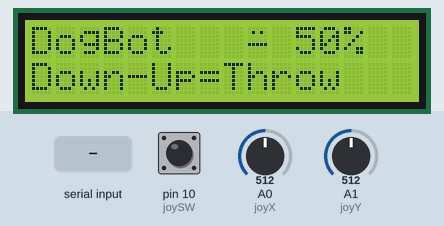
Recording of a sketch running on a simulated Arduino Uno, built with avr-gcc and run on an emulated ATmega328P. Parts: 16×2 character LCD. The test bench sets the inputs (shaded band); at power-on: A1 (joyY) = 512, pin 10 (joySW) HIGH, A0 (joyX) = 512. The local clock reads 2024-03-15 10:24:30 at power-on unless the sketch sets it; random numbers use the default seed unless the sketch sets one; what the sketch prints to the serial monitor is not drawn.

Above: at 1.9 s.
2.0 s: A1 (joyY) set to 716
At 4.5 s:
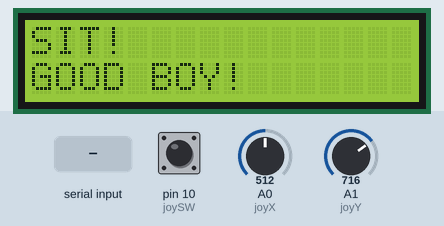
5.0 s: "MSG:\n" received over Serial
At 5.9 s:
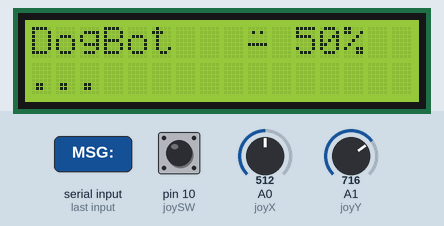
6.5 s: "MSG: 45\n" received over Serial
At 7.0 s:
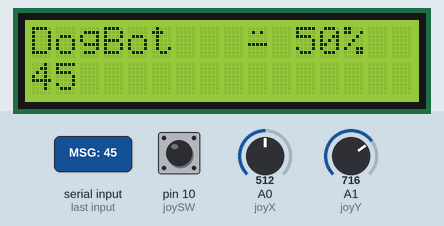
Timing chart, 0 to 9.5 s (numbered marks = the images above; inputs shaded):
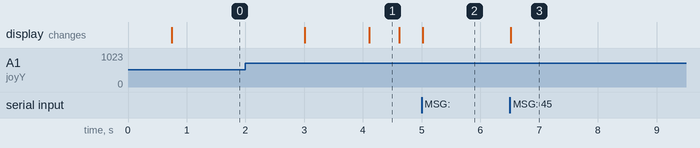

The sketch:

pet_robot_proj.ino
```cpp
#include <LiquidCrystal.h>
#include <ThreeWire.h>
#include <RtcDS1302.h>
#include <math.h>

/* ================= HARDWARE CONFIGURATION ================= */
LiquidCrystal lcd(5, 4, 3, 2, 11, 12);

const int joyX = A0;
const int joyY = A1;
const int joySW = 10;

// DS1302 RTC: CE=D6, IO=D7, SCLK=D8
const int DS_CE = 6;
const int DS_IO = 7;
const int DS_SCLK = 8;
ThreeWire myWire(DS_IO, DS_SCLK, DS_CE);
RtcDS1302<ThreeWire> rtc(myWire);

/* ================= CUSTOM CHARACTERS (EMOTIONS) ================= */
byte faceHappy[8]   = {B00000, B01010, B00000, B00000, B10001, B01110, B00000, B00000};
byte faceNeutral[8] = {B00000, B01010, B00000, B00000, B11111, B00000, B00000, B00000};
byte faceSad[8]     = {B00000, B01010, B00000, B00000, B01110, B10001, B00000, B00000};
byte faceSleep[8]   = {B00000, B00000, B00111, B00010, B00111, B00000, B00000, B00000};

/* ================= DOG STATE ================= */
String dogName = "DogBot";
int emotion = 1;  // 0=happy, 1=neutral, 2=sad, 3=sleep
int bond = 50;    // 0–100

/* ================= SLEEP SCHEDULE ================= */
bool isSleepTime = false;

bool inNightSleep(int h) {
  return (h >= 22 || h < 7);
}

bool inDayNap(int h) {
  return (h >= 13 && h < 15);
}

/* ================= MESSAGE PAGING ================= */
const int MAX_MSG_LEN = 160;
const int MAX_CHUNKS = 16;
String chunks[MAX_CHUNKS];
int chunkCount = 1;
int currentChunk = 0;

unsigned long lastAutoScroll = 0;
const unsigned long AUTO_SCROLL_MS = 3000;  // 3 seconds per page

/* ================= JOYSTICK CONFIGURATION ================= */
int xCenter = 512;
int yCenter = 512;

const int DEADZONE = 50;
const int ACTIVATION = 200;

const int CENTER_LOW = 430;
const int CENTER_HIGH = 594;

bool joystickNeutralRaw(int xv, int yv) {
  return (xv >= CENTER_LOW && xv <= CENTER_HIGH &&
          yv >= CENTER_LOW && yv <= CENTER_HIGH);
}

int joystickRadius(int xv, int yv) {
  int dx = xv - 512;
  int dy = yv - 512;
  return (int)sqrt((float)(dx * dx + dy * dy));
}

int dirX(int xv) {
  int dx = xv - xCenter;
  if (abs(dx) < DEADZONE) return 0;
  return (dx > 0) ? +1 : -1;
}

int dirY(int yv) {
  int dy = yv - yCenter;
  if (abs(dy) < DEADZONE) return 0;
  return (dy > 0) ? +1 : -1;
}

int magX(int xv) {
  return abs(xv - xCenter);
}

int magY(int yv) {
  return abs(yv - yCenter);
}

void updateCenterIfNeutral(int xv, int yv) {
  if (abs(xv - xCenter) < DEADZONE && abs(yv - yCenter) < DEADZONE) {
    xCenter = (xCenter * 15 + xv) / 16;
    yCenter = (yCenter * 15 + yv) / 16;
  }
}

/* ================= GLOBAL ACTION LOCK ================= */
bool actionLocked = false;
unsigned long actionLockTime = 0;
const unsigned long ACTION_MIN_GAP_MS = 800;  // Slightly reduced gap

void lockActions() {
  actionLocked = true;
  actionLockTime = millis();
}

void unlockIfNeutral() {
  int xv = analogRead(joyX);
  int yv = analogRead(joyY);
  updateCenterIfNeutral(xv, yv);

  static unsigned long neutralStart = 0;
  bool isNeutral = joystickNeutralRaw(xv, yv) &&
                   (abs(xv - xCenter) < DEADZONE) &&
                   (abs(yv - yCenter) < DEADZONE);

  if (!isNeutral) {
    neutralStart = 0;
    return;
  }

  if (neutralStart == 0) {
    neutralStart = millis();
  }

  if (millis() - neutralStart >= 250 &&
      millis() - actionLockTime >= ACTION_MIN_GAP_MS) {
    actionLocked = false;
  }
}

/* ================= GESTURE STATE TRACKING ================= */
enum GestureState {
  GESTURE_NONE = 0,
  GESTURE_THROW,
  GESTURE_SCRATCH,
  GESTURE_HOLD
};

GestureState activeGesture = GESTURE_NONE;

/* ================= THROW GESTURE ================= */
bool throwArmed = false;
unsigned long throwArmTime = 0;
const unsigned long THROW_WINDOW_MS = 1500;
const int THROW_X_DRIFT_MAX = 150;

/* ================= SCRATCH GESTURE ================= */
bool scratchArmed = false;
unsigned long scratchArmTime = 0;
const unsigned long SCRATCH_WINDOW_MS = 2000;
const int SCRATCH_Y_DRIFT_MAX = 150;

/* ================= HOLD GESTURE ================= */
unsigned long holdStartTime = 0;
int holdDir = 0;
bool holdFired = false;
const unsigned long HOLD_DURATION_MS = 600;
const int HOLD_RADIUS_MAX = 200;

/* ================= STATUS BUTTON ================= */
bool swLatch = false;
unsigned long lastSwPress = 0;
const unsigned long SW_DEBOUNCE_MS = 140;

/* ================= RANDOM BEHAVIOR ================= */
unsigned long lastRandomEvent = 0;
unsigned long randomInterval = 15000;
const unsigned long RAND_INTERVAL_MIN = 8000;
const unsigned long RAND_INTERVAL_MAX = 22000;

/* ================= INACTIVITY TRACKING ================= */
unsigned long lastInteraction = 0;
unsigned long lastIdleTick = 0;
const unsigned long IDLE_DECAY_MS = 10000;

/* ================= DIAGNOSTIC MODE ================= */
bool diagnosticMode = true;
unsigned long lastDiagPrint = 0;

/* ================= UTILITY FUNCTIONS ================= */
void ensureRtcValid() {
  RtcDateTime now = rtc.GetDateTime();
  if (!now.IsValid() || now.Year() < 2024 || now.Year() > 2030) {
    rtc.SetDateTime(RtcDateTime(__DATE__, __TIME__));
  }
}

unsigned long randBetween(unsigned long a, unsigned long b) {
  return a + (unsigned long)random((long)(b - a + 1));
}

String fit16(String s) {
  if (s.length() > 16) s = s.substring(0, 16);
  while (s.length() < 16) s += " ";
  return s;
}

void buildChunks(String msg) {
  msg.replace("\r", "");
  msg.replace("\n", " ");
  msg.trim();

  if (msg.length() == 0) msg = "...";
  if (msg.length() > MAX_MSG_LEN) {
    msg = msg.substring(0, MAX_MSG_LEN);
  }

  for (int i = 0; i < MAX_CHUNKS; i++) chunks[i] = "";
  chunkCount = 0;
  currentChunk = 0;

  int pos = 0;
  while (pos < (int)msg.length() && chunkCount < MAX_CHUNKS) {
    while (pos < (int)msg.length() && msg[pos] == ' ') pos++;
    if (pos >= (int)msg.length()) break;

    String line = "";

    while (pos < (int)msg.length()) {
      while (pos < (int)msg.length() && msg[pos] == ' ') pos++;
      if (pos >= (int)msg.length()) break;

      int wordStart = pos;
      while (pos < (int)msg.length() && msg[pos] != ' ') pos++;
      String word = msg.substring(wordStart, pos);

      if (word.length() > 16) {
        if (line.length() > 0) {
          chunks[chunkCount++] = line;
          line = "";
          if (chunkCount >= MAX_CHUNKS) break;
        }
        chunks[chunkCount++] = word;
        if (chunkCount >= MAX_CHUNKS) break;
        continue;
      }

      String candidate = line;
      if (candidate.length() > 0) candidate += " ";
      candidate += word;

      if (candidate.length() <= 16) {
        line = candidate;
      } else {
        if (line.length() > 0) {
          chunks[chunkCount++] = line;
          if (chunkCount >= MAX_CHUNKS) break;
        }
        line = word;
      }
    }

    if (chunkCount >= MAX_CHUNKS) break;
    if (line.length() > 0) {
      chunks[chunkCount++] = line;
    }
  }

  if (chunkCount == 0) {
    chunks[0] = "...";
    chunkCount = 1;
  }
}

/* ================= DISPLAY FUNCTIONS ================= */
void drawTopBar() {
  lcd.setCursor(0, 0);

  String name = dogName;
  if (name.length() > 8) name = name.substring(0, 8);
  while (name.length() < 8) name += " ";
  lcd.print(name);

  lcd.print(" ");

  if (emotion == 0) lcd.write(byte(0));
  else if (emotion == 1) lcd.write(byte(1));
  else if (emotion == 2) lcd.write(byte(2));
  else lcd.write(byte(3));

  lcd.print(" ");

  bond = constrain(bond, 0, 100);
  String bondStr = String(bond) + "%";
  while (bondStr.length() < 5) bondStr += " ";
  if (bondStr.length() > 5) bondStr = bondStr.substring(0, 5);
  lcd.print(bondStr);
}

void drawLine2(String text) {
  lcd.setCursor(0, 1);

  static unsigned long lastScrollTime = 0;
  static int scrollPos = 0;
  static String lastText = "";
  static bool isPaused = false;

  if (text != lastText) {
    scrollPos = 0;
    lastScrollTime = millis();
    lastText = text;
    isPaused = false;
  }

  if (text.length() <= 16) {
    lcd.print(fit16(text));
    return;
  }

  unsigned long now = millis();

  if (isPaused) {
    if (now - lastScrollTime >= 2000) {
      scrollPos = 0;
      isPaused = false;
      lastScrollTime = now;
    }
  } else {
    if (now - lastScrollTime >= 350) {  // Slightly faster smooth scroll
      lastScrollTime = now;
      scrollPos++;

      if (scrollPos > (int)text.length() - 16) {
        scrollPos = (int)text.length() - 16;
        isPaused = true;
        lastScrollTime = now;
      }
    }
  }

  String window = text.substring(scrollPos, min(scrollPos + 16, (int)text.length()));
  while (window.length() < 16) window += " ";
  lcd.print(window);
}

void drawMessagePage() {
  if (currentChunk < 0) currentChunk = 0;
  if (currentChunk >= chunkCount) currentChunk = chunkCount - 1;
  drawLine2(chunks[currentChunk]);
}

void handleAutoScroll() {
  if (chunkCount <= 1) return;

  unsigned long now = millis();
  if (now - lastAutoScroll >= AUTO_SCROLL_MS) {
    lastAutoScroll = now;
    currentChunk = (currentChunk + 1) % chunkCount;
    drawMessagePage();
  }
}

void showActionCue(const char* line1, const char* line2, unsigned long duration = 500) {
  lcd.clear();
  lcd.setCursor(0, 0);
  lcd.print(fit16(String(line1)));
  lcd.setCursor(0, 1);
  lcd.print(fit16(String(line2)));
  delay(duration);

  // Reduced lock time - actions can interrupt sooner
  lockActions();

  lcd.clear();
  drawTopBar();
  drawMessagePage();
}

/* ================= SERIAL COMMUNICATION ================= */
void sendEvent(const char* event) {
  Serial.print("EVENT:");
  Serial.println(event);
  Serial.flush();
}

void handleSerial() {
  if (Serial.available() <= 0) return;

  String data = Serial.readStringUntil('\n');
  data.trim();
  if (data.length() == 0) return;

  Serial.print("DEBUG:Received:");
  Serial.println(data);

  if (data.startsWith("STAT:")) {
    String payload = data.substring(5);
    int pipe1 = payload.indexOf('|');
    int pipe2 = payload.indexOf('|', pipe1 + 1);

    if (pipe1 > 0 && pipe2 > pipe1) {
      bond = payload.substring(0, pipe1).toInt();
      emotion = payload.substring(pipe1 + 1, pipe2).toInt();
      dogName = payload.substring(pipe2 + 1);
    }

    drawTopBar();
    drawMessagePage();
  }
  else if (data.startsWith("MSG:")) {
    String message = data.substring(4);
    Serial.print("DEBUG:Message:");
    Serial.println(message);

    buildChunks(message);
    currentChunk = 0;
    drawMessagePage();
    lastAutoScroll = millis();
  }
}

void updateSleepState() {
  RtcDateTime now = rtc.GetDateTime();
  if (!now.IsValid()) {
    ensureRtcValid();
    return;
  }

  int hour = now.Hour();
  bool shouldSleep = inNightSleep(hour) || inDayNap(hour);

  if (shouldSleep != isSleepTime) {
    isSleepTime = shouldSleep;
    Serial.print("STATE:");
    Serial.println(isSleepTime ? "SLEEP" : "AWAKE");
    Serial.flush();
  }
}

void markInteraction() {
  lastInteraction = millis();
  lastIdleTick = lastInteraction;
}

void handleIdleDecay() {
  unsigned long now = millis();
  if (now - lastInteraction >= IDLE_DECAY_MS &&
      now - lastIdleTick >= IDLE_DECAY_MS) {
    lastIdleTick = now;
    sendEvent("IDLE10");
  }
}

/* ================= DIAGNOSTIC PRINT ================= */
void printDiagnostics() {
  if (!diagnosticMode) return;

  unsigned long now = millis();
  if (now - lastDiagPrint < 500) return;
  lastDiagPrint = now;

  int xv = analogRead(joyX);
  int yv = analogRead(joyY);
  int radius = joystickRadius(xv, yv);

  Serial.print("DEBUG:Joy X=");
  Serial.print(xv);
  Serial.print(" Y=");
  Serial.print(yv);
  Serial.print(" R=");
  Serial.print(radius);
  Serial.print(" Lock=");
  Serial.print(actionLocked ? "YES" : "NO");
  Serial.println("");
}

/* ================= GESTURE HANDLERS ================= */
void handleThrowGesture() {
  if (actionLocked) return;

  int xv = analogRead(joyX);
  int yv = analogRead(joyY);
  updateCenterIfNeutral(xv, yv);

  if (magX(xv) > THROW_X_DRIFT_MAX) {
    if (activeGesture == GESTURE_THROW) {
      activeGesture = GESTURE_NONE;
      throwArmed = false;
    }
    return;
  }

  if (activeGesture != GESTURE_NONE && activeGesture != GESTURE_THROW) return;

  int yDir = dirY(yv);
  int yMag = magY(yv);
  unsigned long now = millis();

  if (!throwArmed) {
    if (yDir == 1 && yMag > ACTIVATION) {
      throwArmed = true;
      throwArmTime = now;
      activeGesture = GESTURE_THROW;
      Serial.println("DEBUG:THROW armed (down)");
    }
    return;
  }

  if (now - throwArmTime > THROW_WINDOW_MS) {
    throwArmed = false;
    activeGesture = GESTURE_NONE;
    return;
  }

  if (yDir == -1 && yMag > ACTIVATION) {
    throwArmed = false;
    activeGesture = GESTURE_NONE;
    showActionCue("THROW!", "GO FETCH!", 500);
    sendEvent("THROW");
    markInteraction();
  }
}

void handleScratchGesture() {
  if (actionLocked) return;

  int xv = analogRead(joyX);
  int yv = analogRead(joyY);
  updateCenterIfNeutral(xv, yv);

  if (magY(yv) > SCRATCH_Y_DRIFT_MAX) {
    if (activeGesture == GESTURE_SCRATCH) {
      activeGesture = GESTURE_NONE;
      scratchArmed = false;
    }
    return;
  }

  if (activeGesture != GESTURE_NONE && activeGesture != GESTURE_SCRATCH) return;

  int xDir = dirX(xv);
  int xMag = magX(xv);
  unsigned long now = millis();

  if (!scratchArmed) {
    if (xDir == 1 && xMag > ACTIVATION) {
      scratchArmed = true;
      scratchArmTime = now;
      activeGesture = GESTURE_SCRATCH;
      Serial.println("DEBUG:SCRATCH armed (right)");
    }
    return;
  }

  if (now - scratchArmTime > SCRATCH_WINDOW_MS) {
    scratchArmed = false;
    activeGesture = GESTURE_NONE;
    return;
  }

  if (xDir == -1 && xMag > ACTIVATION) {
    scratchArmed = false;
    activeGesture = GESTURE_NONE;
    showActionCue("SCRATCH!", "EAR RUB!", 500);
    sendEvent("SCRATCH");
    markInteraction();
  }
}

void handleHoldGestures() {
  if (actionLocked) return;

  int xv = analogRead(joyX);
  int yv = analogRead(joyY);
  updateCenterIfNeutral(xv, yv);

  int radius = joystickRadius(xv, yv);
  if (radius > HOLD_RADIUS_MAX) {
    if (activeGesture == GESTURE_HOLD) activeGesture = GESTURE_NONE;
    holdDir = 0;
    holdFired = false;
    return;
  }

  if (activeGesture != GESTURE_NONE && activeGesture != GESTURE_HOLD) return;

  int yDir = dirY(yv);
  int yMag = magY(yv);

  if (yMag < ACTIVATION) {
    if (activeGesture == GESTURE_HOLD) activeGesture = GESTURE_NONE;
    holdDir = 0;
    holdFired = false;
    return;
  }

  unsigned long now = millis();

  if (holdDir == 0) {
    holdDir = yDir;
    holdStartTime = now;
    holdFired = false;
    activeGesture = GESTURE_HOLD;
    return;
  }

  if (yDir != holdDir) {
    holdDir = yDir;
    holdStartTime = now;
    holdFired = false;
    return;
  }

  if (!holdFired && (now - holdStartTime >= HOLD_DURATION_MS)) {
    holdFired = true;
    activeGesture = GESTURE_NONE;

    if (holdDir == 1) {
      showActionCue("SIT!", "GOOD BOY!", 500);
      sendEvent("SIT");
    } else {
      showActionCue("TREAT!", "YUM!", 500);
      sendEvent("TREAT");
    }
    markInteraction();
  }
}

void handleStatusButton() {
  if (actionLocked) return;

  bool pressed = (digitalRead(joySW) == LOW);
  unsigned long now = millis();

  if (pressed && !swLatch && (now - lastSwPress > SW_DEBOUNCE_MS)) {
    swLatch = true;
    lastSwPress = now;

    showActionCue("STATUS...", "TELL ME!", 400);
    sendEvent("STATUS");
    markInteraction();
  }

  if (!pressed) {
    swLatch = false;
  }
}

void handleRandomBehavior() {
  if (isSleepTime) return;
  if (actionLocked) return;

  unsigned long now = millis();
  if (now - lastRandomEvent >= randomInterval) {
    lastRandomEvent = now;

    if (bond < 25) {
      randomInterval = randBetween(RAND_INTERVAL_MAX, RAND_INTERVAL_MAX * 2);
    } else {
      randomInterval = randBetween(RAND_INTERVAL_MIN, RAND_INTERVAL_MAX);
    }

    sendEvent("RAND");
  }
}

void setup() {
  Serial.begin(115200);
  pinMode(joySW, INPUT_PULLUP);

  lcd.begin(16, 2);
  lcd.createChar(0, faceHappy);
  lcd.createChar(1, faceNeutral);
  lcd.createChar(2, faceSad);
  lcd.createChar(3, faceSleep);

  rtc.Begin();
  if (!rtc.GetIsRunning()) {
    rtc.SetIsRunning(true);
  }
  ensureRtcValid();

  randomSeed(analogRead(A2));

  lcd.clear();
  lcd.setCursor(0, 0);
  lcd.print("DOGBOT BOOT     ");
  lcd.setCursor(0, 1);
  lcd.print("Ready...        ");
  delay(650);

  buildChunks("Down-Up=Throw R>L=Scratch");
  lcd.clear();
  drawTopBar();
  drawMessagePage();

  lastInteraction = millis();
  lastIdleTick = lastInteraction;
  lastRandomEvent = lastInteraction;

  Serial.println("HELLO");
  Serial.flush();
}

void loop() {
  handleSerial();
  updateSleepState();

  if (actionLocked) {
    unlockIfNeutral();
  }

  drawTopBar();
  drawMessagePage();
  handleAutoScroll();

  printDiagnostics();

  handleThrowGesture();
  handleScratchGesture();
  handleHoldGestures();
  handleStatusButton();

  handleRandomBehavior();
  handleIdleDecay();
}
```

Measured:
- after the input at 6.5 s, the display: changes at once (image 3)
- what the display in image 1 shows lasts 0.5 s, from 4.1 s to 4.6 s
